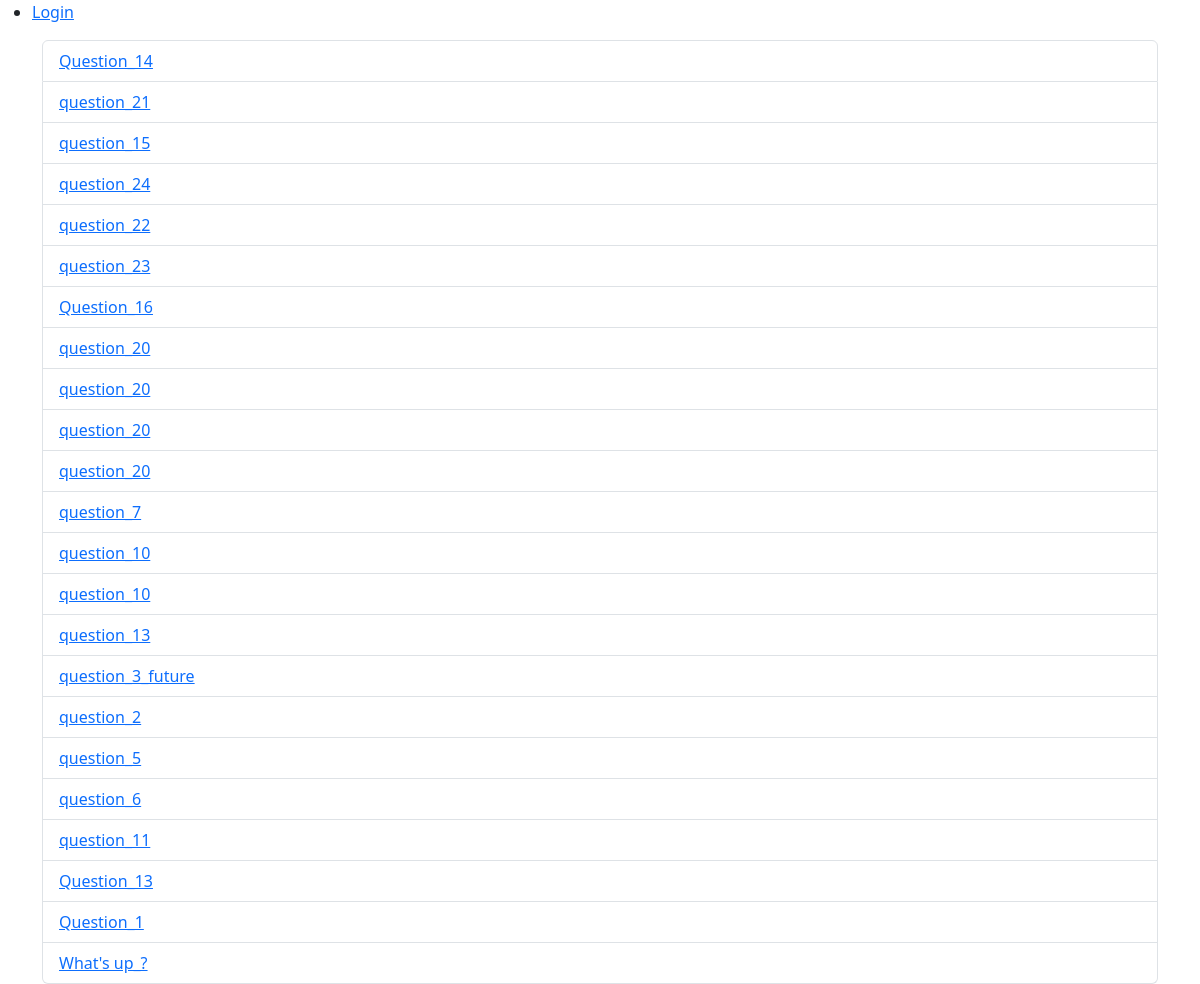
/polls/, run on an earlier commit of the app's database.
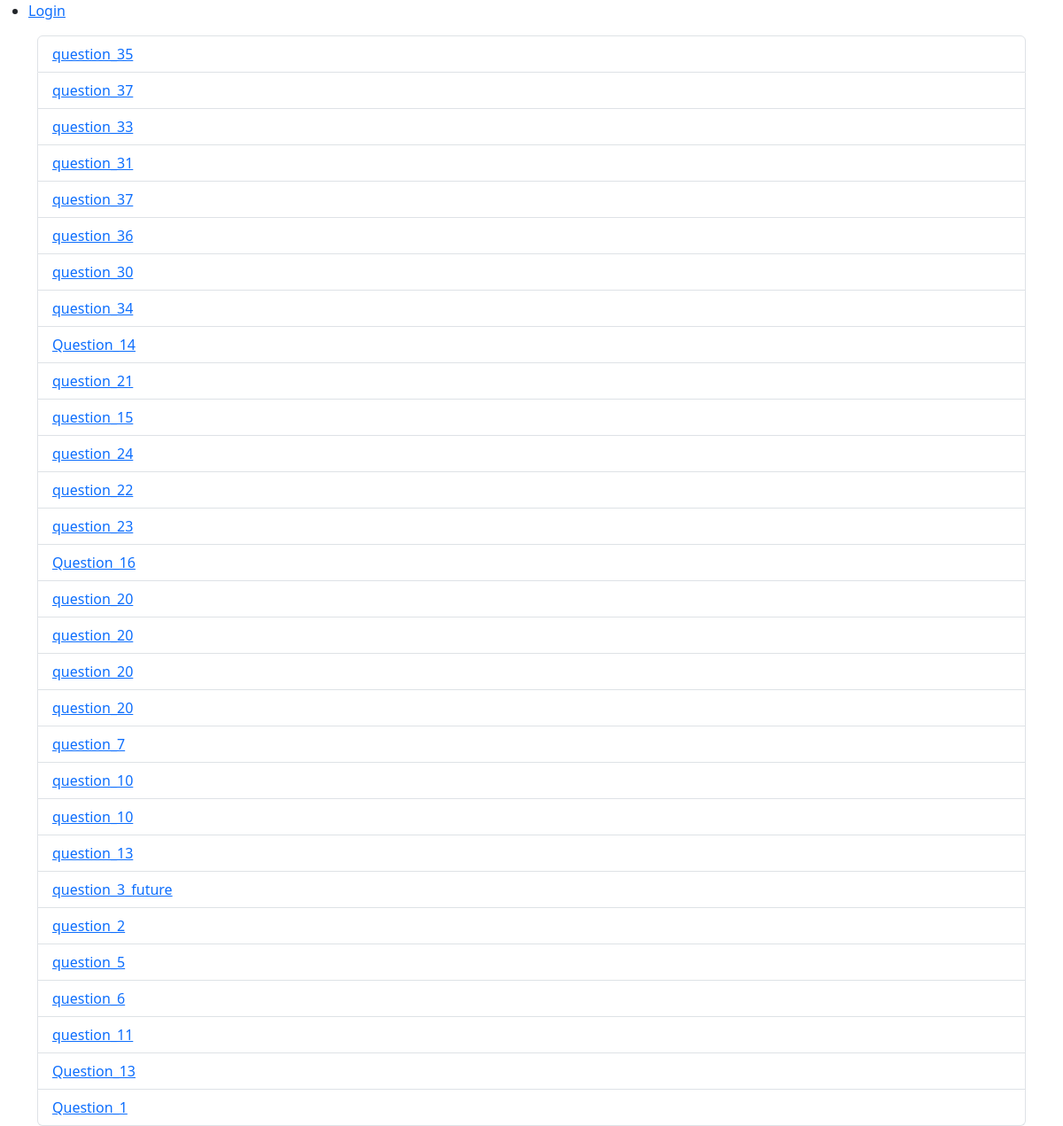
And on a later commit of the database.
### polls/models.py (models this page shows, shortened)
class Question(models.Model):
    question_text = models.CharField(max_length=200)
    pub_date = models.DateTimeField("date published")
    user = models.ForeignKey(User, on_delete=models.SET_NULL, null=True, blank=True)

### polls/views.py (the view)
# urls.py: path('', views.IndexView.as_view(), name='index'),
class IndexView(generic.ListView):
    template_name = 'polls/index.html'
    context_object_name = 'latest_question_list'
    def get_queryset(self):
        return Question.objects.filter(pub_date__lte=timezone.now()).order_by("-pub_date")[:30]

### polls/templates/polls/index.html (shortened to what this page needs)
{% extends "polls/base.html" %}
{% block content %}
    <div class="container">
        {% if latest_question_list %}
            <ul class="list-group">
            {% for question in latest_question_list %}
                  <li class="list-group-item"><a href="{% url 'polls:detail' question.id %}">{{ question.question_text }}</a></li>
            {% endfor %}
            </ul>
        {% else %}
            <p>No polls are available.</p>
        {% endif %}
    </div>
{% endblock %}

What changed in the data, as far as the page shows it:
no longer on this page (row unchanged): Question: question_text "What's up_?"
added Question: question_text "question_35"
added Question: question_text "question_37"
added Question: question_text "question_33"
added Question: question_text "question_31"
added Question: question_text "question_37"
added Question: question_text "question_36"
added Question: question_text "question_30"
added Question: question_text "question_34"
